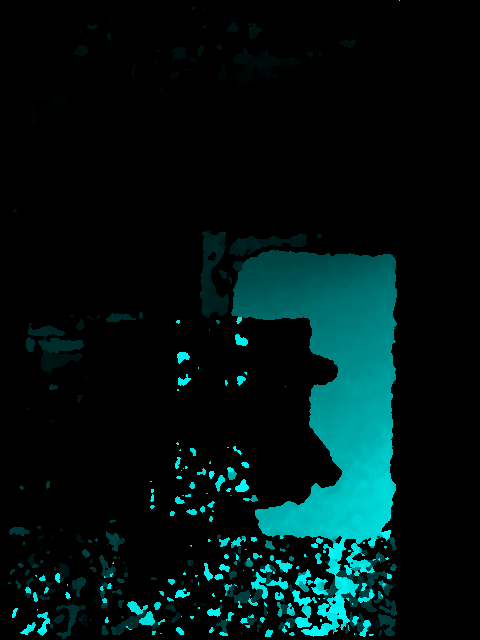
%> input picture matlab/test_img.bmp, 480 x 640 px
$ octave histeqtest.m   (GNU Octave 9; MATLAB toolbox functions it lacks are replaced by stand-ins)
%> lines starting %> are read from the running program, lines starting %| are printed output that depends on the picture
close all; clear; clc;

%% 读取图像
originalImage=imread('test_img.bmp');
%> originalImage is the input picture: size 640x480x3 uint8; mean R, G, B 0, 20.1, 20.1
%% 灰度化
grayImage = rgb2gray(originalImage);
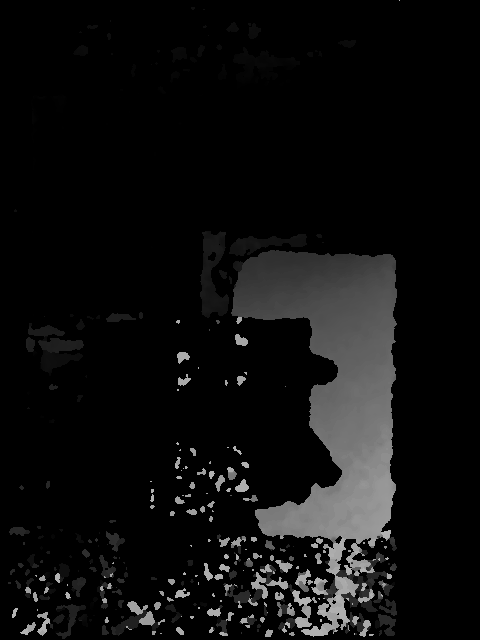
%> grayImage: size 640x480 uint8; min 0, max 179, mean 14.1
%% 直方图均衡
processedImage=histeq(grayImage);
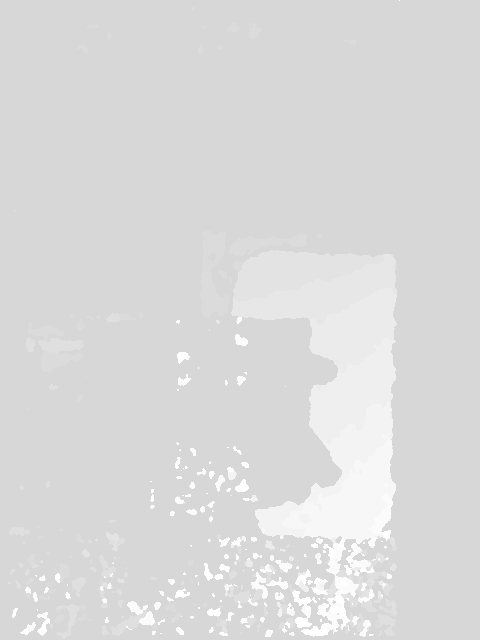
%> processedImage: size 640x480 uint8; min 215, max 255, mean 218.2
%% 输出比较
% 显示原图和处理后的图像
subplot(1, 2, 1);
imshow(grayImage);
title('灰度化图像');

subplot(1, 2, 2);
imshow(processedImage);
title('直方图均衡化图像');
